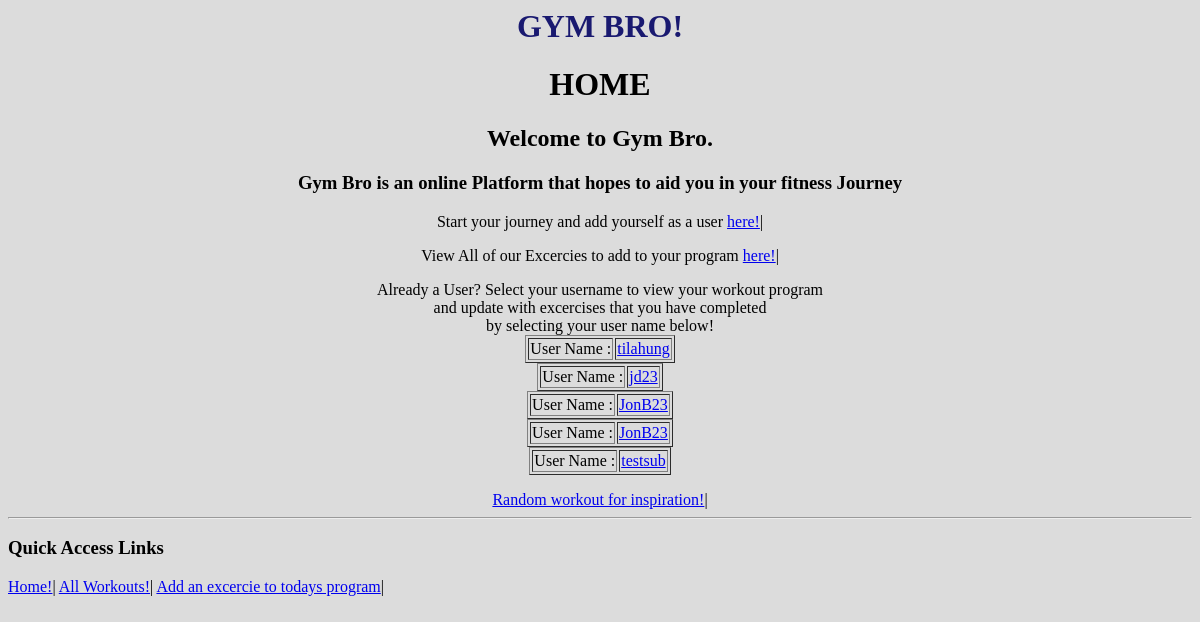
Before: /gym_bro/home with the older database file.
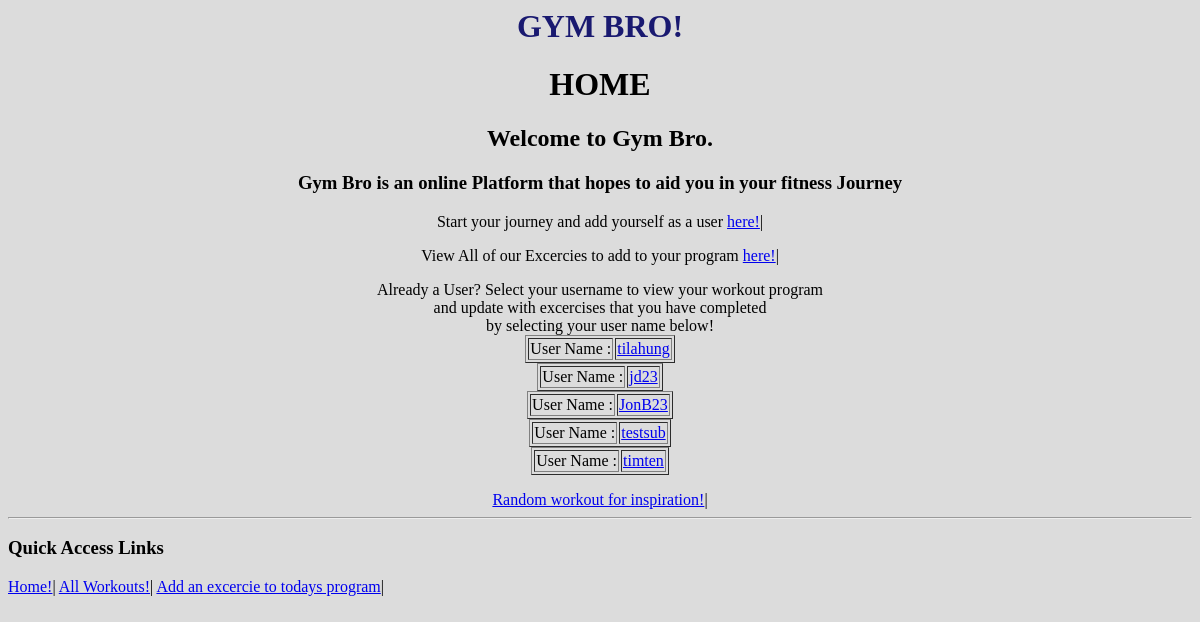
After: the same page with the newer database file.
### gym_bro/models.py (models this page shows, shortened)
class User(models.Model):
    first_name = models.TextField(blank=True)
    last_name = models.TextField(blank=True)
    user_name = models.TextField(blank=True)
    def __str__ (self):
        return f'{self.user_name}'

### gym_bro/views.py (the view)
# urls.py: path('',HomePageView.as_view(),name='home'),
class HomePageView(ListView):
    model = User
    template_name = "gym_bro/Gym_Bro_Home_PageView.html" # template that is the homepage
    context_object_name = 'user_names'

### gym_bro/templates/gym_bro/Gym_Bro_Home_PageView.html (shortened to what this page needs)
{% extends 'gym_bro/base.html' %}
{% block content %}
<html>
<center>
    <body style="background-color:gainsboro;">
<h1> HOME </h1>
<p>
<h2> Welcome to Gym Bro.  </h2>
<h3> Gym Bro is an online Platform that hopes to aid you in your fitness Journey </h3>
<p>
    Start your journey and add yourself as a user <a href="{% url 'add_user' %}">here!</a>|
</p>
<p> View All of our Excercies to add to your program <a href="{% url 'workouts' %}">here!</a>| </p>
</p>
Already a User? Select your username to view your workout program <br> and update with excercises that you have completed <br>
by selecting your user name below!
<br>
    {% for u in user_names %}
    <table border="1">
        <tr>
            <td>
                User Name :
            </td>
            <td>
                <a href="{% url 'user_page' u.pk %}">{{u}} </a>
        </tr>
    </table>
    {% endfor %}
<a href="{% url 'random' %}">Random workout for inspiration!</a>|
<hr>
</body>
</center>
</html>
{% endblock %}

Changed rows visible on the page:
removed User: user_name "JonB23"
added User: user_name "timten"
